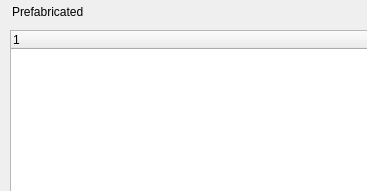
<?xml version='1.0' encoding='UTF-8'?> 
<ui version='4.0'>
 <class>Dialog</class>
 <widget class='QDialog' name='Dialog'>
      <property name='geometry'>
        <rect>
         <x>0</x>
         <y>0</y>
         <width>367</width>
         <height>191</height>
        </rect>
      </property>
  <property name='Add to Prefabricated Directory'>
   <string>Dialog</string>
  </property>
     <widget class='QPushButton' name='IDOK3'>
      <property name='geometry'>
        <rect>
         <x>650</x>
         <y>435</y>
         <width>125</width>
         <height>35</height>
        </rect>
      </property>
        <property name='text'>
         <string>&amp;Save</string>
        </property>
       </widget>
     <widget class='QPushButton' name='IDCANCEL0'>
      <property name='geometry'>
        <rect>
         <x>787</x>
         <y>435</y>
         <width>125</width>
         <height>35</height>
        </rect>
      </property>
        <property name='text'>
         <string>Cancel</string>
        </property>
       </widget>
<!-- UNKNOWN_CONTROLE  LISTBOX IDC_LIST1 210 10 152 160 LBS_OWNERDRAWFIXED | LBS_HASSTRINGS | LBS_NOINTEGRALHEIGHT | NOT WS_BORDER | WS_VSCROLL | WS_GROUP | WS_TABSTOP WS_EX_STATICEDGE -->
      <widget class='QLabel' name='Name'>
      <property name='geometry'>
        <rect>
         <x>537</x>
         <y>0</y>
         <width>290</width>
         <height>20</height>
        </rect>
      </property>
        <property name='text'>
          <string>Prefabricate</string>
         </property>
      </widget>
     <widget class='QTreeWidget' name='TR_BROWSE'>
      <property name='geometry'>
        <rect>
         <x>10</x>
         <y>30</y>
         <width>502</width>
         <height>395</height>
        </rect>
      </property>
     </widget>   
      <widget class='QLabel' name='Directory'>
      <property name='geometry'>
        <rect>
         <x>12</x>
         <y>2</y>
         <width>182</width>
         <height>20</height>
        </rect>
      </property>
        <property name='text'>
          <string>Prefabricated</string>
         </property>
      </widget>
      </widget>
   <resources/>
 <connections/>
</ui> 
